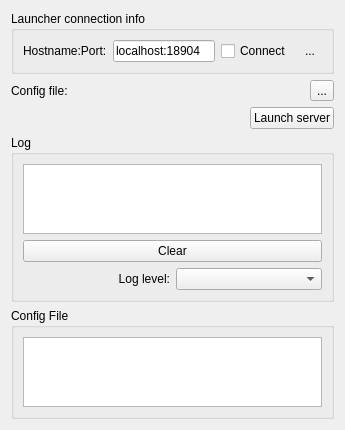
<?xml version="1.0" encoding="UTF-8"?>
<ui version="4.0">
 <class>qMRMLPlusLauncherRemoteWidget</class>
 <widget class="qMRMLWidget" name="qMRMLPlusLauncherRemoteWidget">
  <property name="geometry">
   <rect>
    <x>0</x>
    <y>0</y>
    <width>345</width>
    <height>212</height>
   </rect>
  </property>
  <property name="windowTitle">
   <string>Form</string>
  </property>
  <layout class="QVBoxLayout" name="verticalLayout_2">
   <item>
    <widget class="ctkCollapsibleGroupBox" name="LauncherConnectionGroupBox">
     <property name="title">
      <string>Launcher connection info</string>
     </property>
     <layout class="QHBoxLayout" name="HorizontalLayout">
      <item>
       <widget class="QLabel" name="HostnameLabel">
        <property name="text">
         <string>Hostname:Port:</string>
        </property>
       </widget>
      </item>
      <item>
       <widget class="QLineEdit" name="HostnameLineEdit">
        <property name="text">
         <string>localhost:18904</string>
        </property>
       </widget>
      </item>
      <item>
       <widget class="QCheckBox" name="LauncherConnectCheckBox">
        <property name="text">
         <string>Connect</string>
        </property>
       </widget>
      </item>
      <item>
       <widget class="QToolButton" name="LauncherStatusButton">
        <property name="text">
         <string>...</string>
        </property>
        <property name="icon">
         <iconset resource="../qMRMLPlusLauncherRemoteWidget.qrc">
          <normaloff>:/Icons/PlusLauncherRemoteDisconnected.png</normaloff>:/Icons/PlusLauncherRemoteDisconnected.png</iconset>
        </property>
        <property name="iconSize">
         <size>
          <width>30</width>
          <height>30</height>
         </size>
        </property>
        <property name="checkable">
         <bool>true</bool>
        </property>
        <property name="popupMode">
         <enum>QToolButton::InstantPopup</enum>
        </property>
        <property name="toolButtonStyle">
         <enum>Qt::ToolButtonIconOnly</enum>
        </property>
        <property name="autoRaise">
         <bool>true</bool>
        </property>
        <property name="arrowType">
         <enum>Qt::NoArrow</enum>
        </property>
       </widget>
      </item>
     </layout>
    </widget>
   </item>
   <item>
    <layout class="QHBoxLayout" name="LoadConfigLayout">
     <item>
      <widget class="QLabel" name="ConfigFileLabel">
       <property name="text">
        <string>Config file:</string>
       </property>
      </widget>
     </item>
     <item>
      <widget class="qMRMLNodeComboBox" name="ConfigFileSelectorComboBox">
       <property name="enabled">
        <bool>false</bool>
       </property>
       <property name="focusPolicy">
        <enum>Qt::WheelFocus</enum>
       </property>
       <property name="nodeTypes">
        <stringlist>
         <string>vtkMRMLTextNode</string>
        </stringlist>
       </property>
       <property name="addEnabled">
        <bool>false</bool>
       </property>
      </widget>
     </item>
     <item>
      <widget class="QToolButton" name="LoadConfigFileButton">
       <property name="text">
        <string>...</string>
       </property>
      </widget>
     </item>
    </layout>
   </item>
   <item>
    <layout class="QHBoxLayout" name="LaunchServerLayout">
     <item>
      <spacer name="HorizontalSpacer">
       <property name="orientation">
        <enum>Qt::Horizontal</enum>
       </property>
       <property name="sizeHint" stdset="0">
        <size>
         <width>40</width>
         <height>20</height>
        </size>
       </property>
      </spacer>
     </item>
     <item>
      <widget class="QPushButton" name="StartStopServerButton">
       <property name="text">
        <string>Launch server</string>
       </property>
       <property name="iconSize">
        <size>
         <width>20</width>
         <height>20</height>
        </size>
       </property>
      </widget>
     </item>
    </layout>
   </item>
   <item>
    <widget class="QGroupBox" name="LogGroupBox">
     <property name="visible">
      <bool>false</bool>
     </property>
     <property name="title">
      <string>Log</string>
     </property>
     <layout class="QVBoxLayout" name="verticalLayout_4">
      <item>
       <widget class="QTextEdit" name="ServerLogTextEdit">
        <property name="readOnly">
         <bool>true</bool>
        </property>
       </widget>
      </item>
      <item>
       <widget class="QPushButton" name="ClearLogButton">
        <property name="text">
         <string>Clear</string>
        </property>
       </widget>
      </item>
      <item>
       <layout class="QHBoxLayout" name="HorizontalLayout_3">
        <item>
         <widget class="QLabel" name="LogLevelLabel">
          <property name="text">
           <string>Log level:</string>
          </property>
          <property name="alignment">
           <set>Qt::AlignRight|Qt::AlignTrailing|Qt::AlignVCenter</set>
          </property>
         </widget>
        </item>
        <item>
         <widget class="QComboBox" name="LogLevelComboBox"/>
        </item>
       </layout>
      </item>
     </layout>
    </widget>
   </item>
   <item>
    <widget class="ctkCollapsibleGroupBox" name="ConfigFileGroupBox">
     <property name="title">
      <string>Config File</string>
     </property>
     <property name="collapsed">
      <bool>true</bool>
     </property>
     <layout class="QHBoxLayout" name="horizontalLayout_5">
      <item>
       <widget class="QTextEdit" name="ConfigFileTextEdit"/>
      </item>
     </layout>
    </widget>
   </item>
   <item>
    <spacer name="VerticalSpacer">
     <property name="orientation">
      <enum>Qt::Vertical</enum>
     </property>
     <property name="sizeHint" stdset="0">
      <size>
       <width>20</width>
       <height>40</height>
      </size>
     </property>
    </spacer>
   </item>
  </layout>
 </widget>
 <customwidgets>
  <customwidget>
   <class>qMRMLNodeComboBox</class>
   <extends>QWidget</extends>
   <header>qMRMLNodeComboBox.h</header>
  </customwidget>
  <customwidget>
   <class>qMRMLWidget</class>
   <extends>QWidget</extends>
   <header>qMRMLWidget.h</header>
   <container>1</container>
  </customwidget>
  <customwidget>
   <class>ctkCollapsibleGroupBox</class>
   <extends>QGroupBox</extends>
   <header>ctkCollapsibleGroupBox.h</header>
   <container>1</container>
  </customwidget>
 </customwidgets>
 <resources>
  <include location="../qMRMLPlusLauncherRemoteWidget.qrc"/>
 </resources>
 <connections>
  <connection>
   <sender>LauncherStatusButton</sender>
   <signal>toggled(bool)</signal>
   <receiver>LogGroupBox</receiver>
   <slot>setVisible(bool)</slot>
   <hints>
    <hint type="sourcelabel">
     <x>358</x>
     <y>44</y>
    </hint>
    <hint type="destinationlabel">
     <x>49</x>
     <y>14</y>
    </hint>
   </hints>
  </connection>
 </connections>
</ui>
